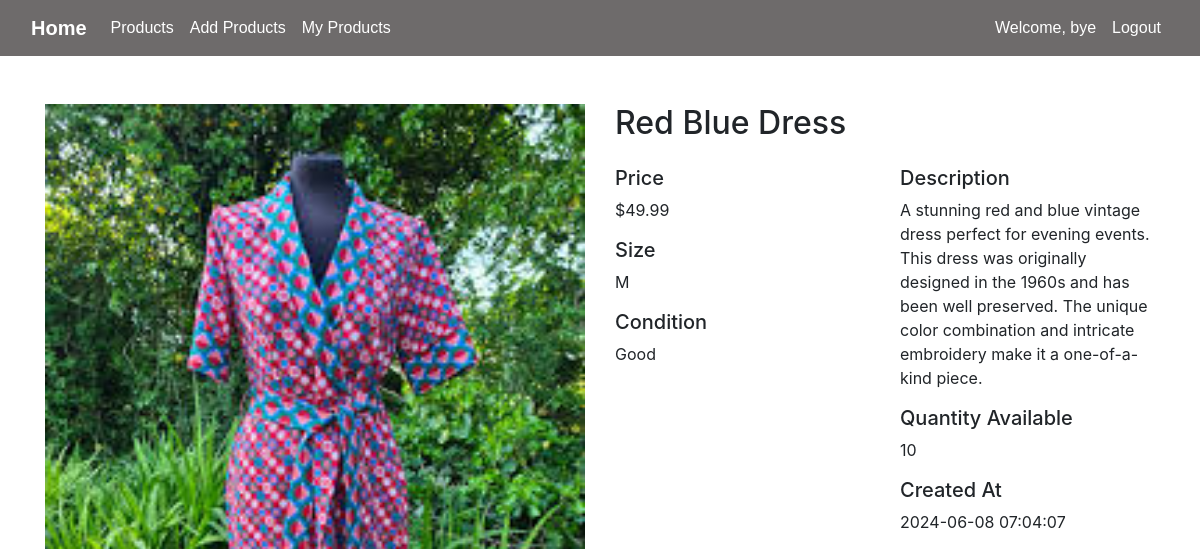
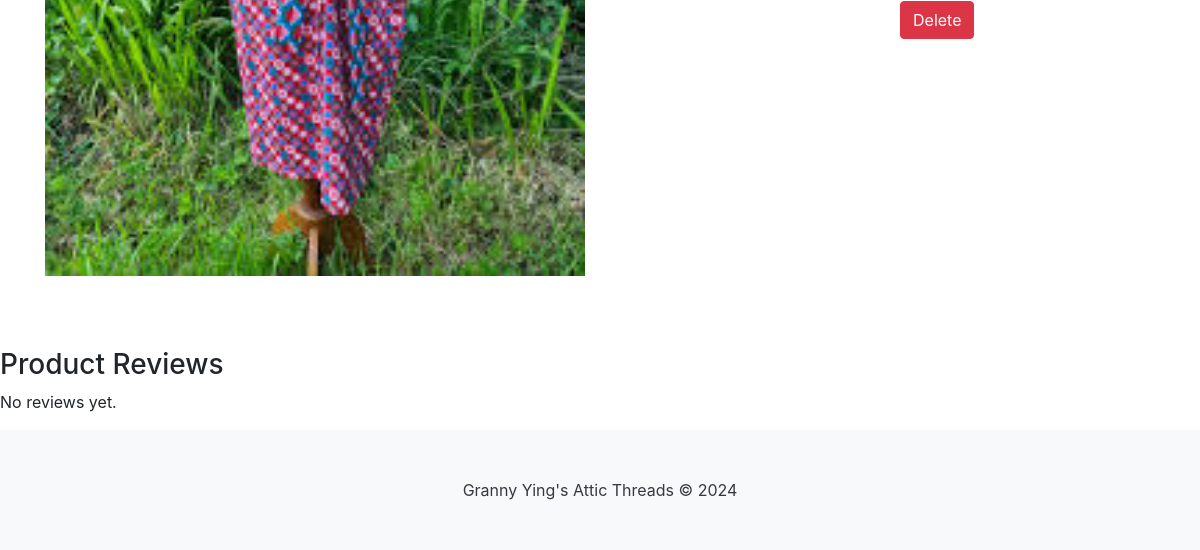
Page /my_products_details/1 (signed in) on the earlier database version (2 pictures, top to bottom).
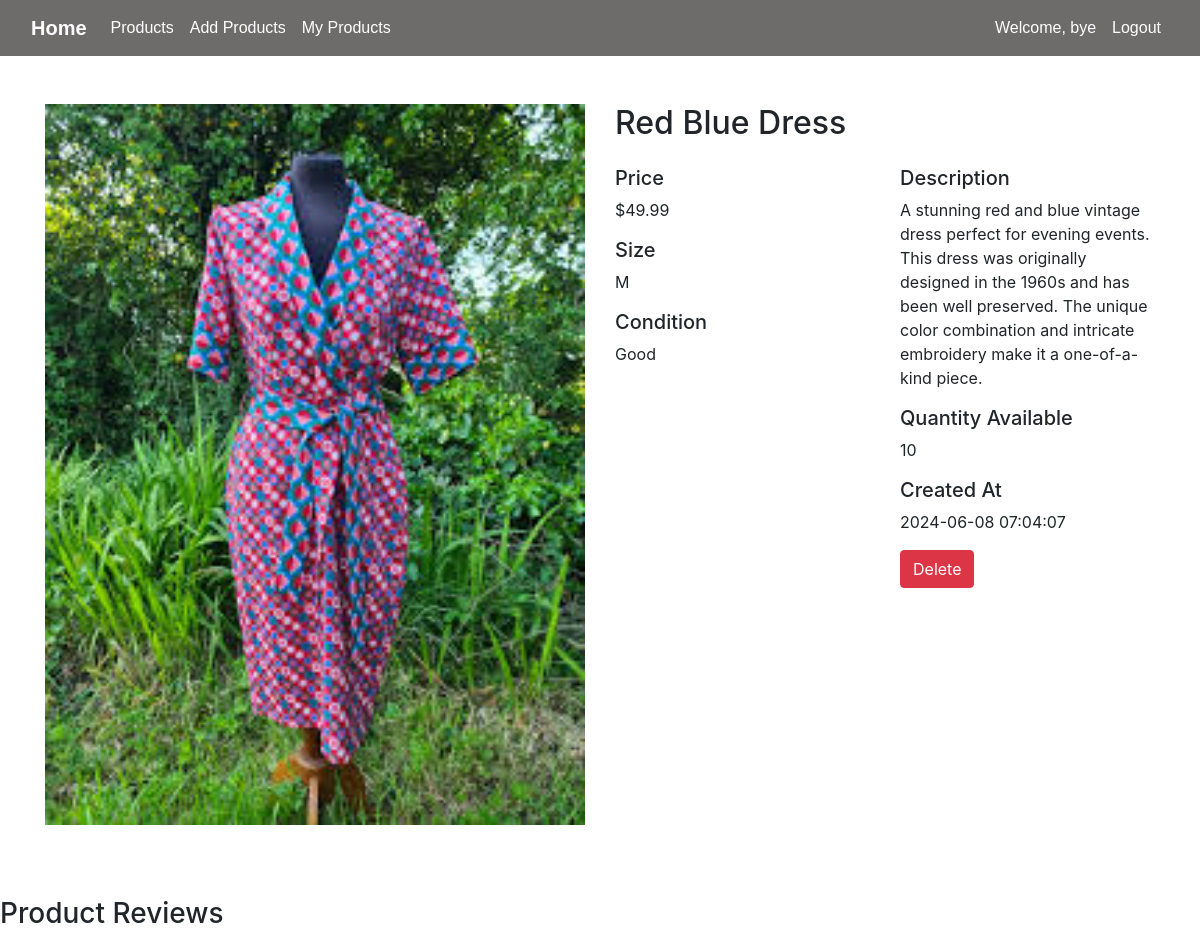
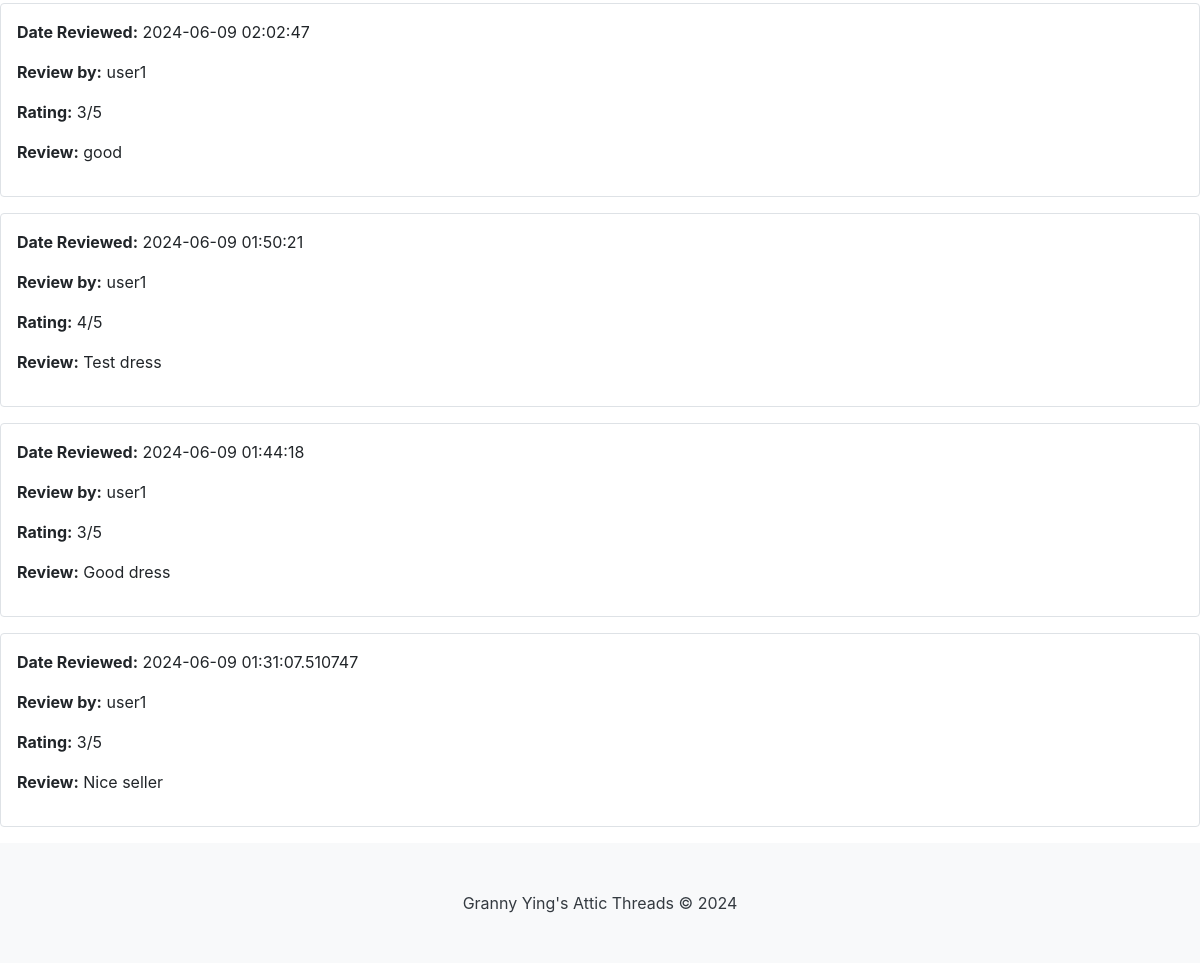
Same page on the later database version (2 pictures, top to bottom).
### tables this page shows
CREATE TABLE "Products" (
	"product_id"	INTEGER NOT NULL,
	"user_id"	INTEGER NOT NULL,
	"product_name"	VARCHAR(45) NOT NULL,
	"description"	VARCHAR(45) NOT NULL,
	"price"	DECIMAL(10, 2),
	"size"	VARCHAR(10),
	"condition"	VARCHAR(20) NOT NULL,
	"image_url"	VARCHAR(255),
	"quantity"	INTEGER NOT NULL,
	"created_at"	DATETIME NOT NULL,
	"verified"	BOOLEAN NOT NULL,
	PRIMARY KEY("product_id" AUTOINCREMENT),
	FOREIGN KEY("user_id") REFERENCES "Users"("user_id")
);

CREATE TABLE "Reviews" (
	"review_id"	INTEGER NOT NULL,
	"product_id"	INTEGER NOT NULL,
	"user_id"	INTEGER NOT NULL,
	"rating"	INTEGER NOT NULL,
	"created_at"	DATETIME NOT NULL,
	"comment"	TEXT NOT NULL,
	FOREIGN KEY("user_id") REFERENCES "Users"("user_id"),
	FOREIGN KEY("product_id") REFERENCES "Products"("product_id"),
	PRIMARY KEY("review_id" AUTOINCREMENT)
);

CREATE TABLE "Users" (
	"user_id"	INTEGER NOT NULL,
	"name"	VARCHAR(45) NOT NULL,
	"password"	VARCHAR(45) NOT NULL,
	"phoneNum"	VARCHAR(45) NOT NULL,
	"email"	VARCHAR(45) NOT NULL,
	"role"	VARCHAR(10) NOT NULL,
	"created_at"	DATETIME,
	PRIMARY KEY("user_id" AUTOINCREMENT)
);

### app.py (the view)
@app.route('/my_products_details/<int:product_id>')
def my_products_details(product_id):
    user_id = session.get('user_id')
    review_list = my_products_reviews(product_id)
    conn = sqlite3.connect('database.db')
    cursor = conn.cursor()
    product_dict = None
    cursor.execute("SELECT * FROM Products WHERE product_id = ?", (product_id,))
    product_details = cursor.fetchone()
    if product_details:
        product_dict = {
            'product_id': product_details[0],
            'user_id': product_details[1],
            'product_name': product_details[2],
            'description': product_details[3],
            'price': product_details[4],
            'size': product_details[5],
            'condition': product_details[6],
            'image_url': product_details[7],
            'quantity': product_details[8],
            'created_at': product_details[9],
            'verified': product_details[10]
        }
    conn.close()
    print(product_details, file=sys.stderr)
    print(review_list, file=sys.stderr)
    return render_template('my_products_details.html', product=product_dict, reviews=review_list, user_id=user_id, product_id = product_id)

### app.py (called while the page is built)
def my_products_reviews(product_id):
    user_id = session.get('user_id')
    conn = sqlite3.connect('database.db')
    cursor = conn.cursor()
    cursor.execute('''SELECT r.review_id, r.rating, r.comment, r.created_at, u.name
                          FROM Reviews r JOIN Users u ON r.user_id = u.user_id
                          WHERE r.product_id = ? ORDER BY r.created_at DESC''', (product_id,))
    reviews = cursor.fetchall()
    print(reviews)
    review_list = [{'review_id': row[0], 'rating': row[1], 'comment': row[2], 'created_at': row[3], 'user_name': row[4]} for row in reviews]
    conn.close()
    return review_list

### templates/my_products_details.html (shortened to what this page needs)
<!DOCTYPE html>
<html lang="en">
    {% include "header.html" %}
    <head>
        {% include "navbar.html" %}
    </head>
    <body>
        <div class="container mt-5">
            <div class="row">
                <div class="col-md-6">
                    <img src="{{ url_for('static', filename='productImg/' + product.image_url + '.jpg') }}" alt="{{ product.product_name }}" class="img-fluid mb-4 product-img">
                </div>
                <div class="col-md-6">
                    <h2>{{ product.product_name }}</h2>
                    <div class="row mt-4">
                        <div class="col-md-6">
                            <h5>Price</h5>
                            <p>${{ product.price }}</p>
                            <h5>Size</h5>
                            <p>{{ product.size }}</p>
                            <h5>Condition</h5>
                            <p>{{ product.condition }}</p>
                        </div>
                        <div class="col-md-6">
                            <h5>Description</h5>
                            <p>{{ product.description }}</p>
                            <h5>Quantity Available</h5>
                            <p>{{ product.quantity }}</p>
                            <h5>Created At</h5>
                            <p>{{ product.created_at }}</p>
                            {% if product.user_id == user_id %}
                            <form onsubmit="return confirm('Are you sure you want to DELETE this Product from the Database?');" action="{{ url_for('delete_product', product_id=product.product_id) }}" method="POST">
                                <button type="submit" class="btn btn-danger">Delete</button>
                            </form>
                            {% endif %}
                        </div>
                    </div>
                </div>
            </div>
        </div>
            <div class="row mt-5">
                <div class="col-md-12">
                    <h3>Product Reviews</h3>
                    {% for review in reviews %}
                    <div class="border rounded mb-3 p-3">
                        <div class="row">
                            <div class="col-md-12">
                                <p><strong>Date Reviewed:</strong> {{ review.created_at }}</p>
                                <p><strong>Review by:</strong> {{ review.user_name }}</p>
                                <p><strong>Rating:</strong> {{ review.rating }}/5</p>
                                <p><strong>Review:</strong> {{ review.comment }}</p>
                            </div>
                        </div>
                    </div>
                    {% endfor %}
                    {% if not reviews %}
                    <p>No reviews yet.</p>
                    {% endif %}
                </div>
            </div>
        {% include "footer.html" %}
    </body>
</html>

### templates/header.html (shortened to what this page needs)
<head>
    <link rel="stylesheet" type="text/css" href="{{ url_for('static', filename='css/site.css')}}" />
    <link rel="stylesheet" href="https://cdn.jsdelivr.net/npm/bootstrap@4.1.3/dist/css/bootstrap.min.css">
    <link rel="stylesheet" href="https://cdn.jsdelivr.net/npm/bootstrap-select@1.13.14/dist/css/bootstrap-select.min.css">
</head>

### templates/navbar.html (shortened to what this page needs)
<nav class="navbar navbar-expand-lg">
        <div class="container-fluid">
            <a href="{{ url_for('index') }}" class="navbar-brand">Home</a>
            <div class="collapse navbar-collapse">
                <ul class="navbar-nav mr-auto">
                    {% if 'role' in session and session['role'] != 'admin' %}
                    <li class="nav-item">
                        <a href="{{ url_for('view_products') }}" class="nav-link">Products</a>
                    </li>
                    <li class="nav-item">
                        <a href="{{ url_for('upload_product') }}" class="nav-link">Add Products</a>
                    </li>
                    <li class="nav-item">
                        <a href="{{ url_for('my_products') }}" class="nav-link">My Products</a>
                    </li>
                    {% endif %}
                </ul>
            </div>
        </div>
            <div class="container justify-content-end">
                <ul class="navbar-nav ml-auto">
                    {% if 'name' and 'role' in session %}
                    <li class="nav-item">
                        <span class="nav-link">Welcome, {{ session['name'] }}</span>
                    </li>
                    <li class="nav-item">
                        <a href="{{ url_for('logout') }}" class="nav-link">Logout</a>
                    </li>
                    {% endif %}
                </ul>
            </div>
</nav>

### templates/footer.html
<footer class="py-5" style="margin-top: auto; background-color: #f8f9fa;">
   <div class="container text-center">
       <span class="text-dark">Granny Ying's Attic Threads &copy; 2024</span>
   </div>
</footer>

### static/css/site.css (style rules this page uses)
.navbar { background-color: rgb(110, 107, 107); font-size: 1em; font-family: 'Trebuchet MS', 'Lucida Sans Unicode', 'Lucida Grande', 'Lucida Sans', Arial, sans-serif; color: white; padding: 8px 5px; }
.navbar a { text-decoration: none; color: inherit; }
.navbar-brand { font-size: 1.2em; font-weight: 600; }
html, body { height: 100%; margin: 0; padding: 0; }
body { display: flex; flex-direction: column; }
footer { background-color: rgb(86, 136, 132); width: 100%; flex-shrink: 0; }
.product-img { width: 100%; height: 600px; object-fit: cover; }
.product-img { width: 100%; height: 300px; object-fit: cover; }

Differences in the rows shown:
added Reviews: created_at "2024-06-09 02:02:47", user_name "user1", rating "3", comment "good"
added Reviews: created_at "2024-06-09 01:50:21", user_name "user1", rating "4", comment "Test dress"
added Reviews: created_at "2024-06-09 01:44:18", user_name "user1", rating "3", comment "Good dress"
added Reviews: created_at "2024-06-09 01:31:07.510747", user_name "user1", rating "3", comment "Nice seller"
Other differences:
text no longer shown: "No reviews yet."
